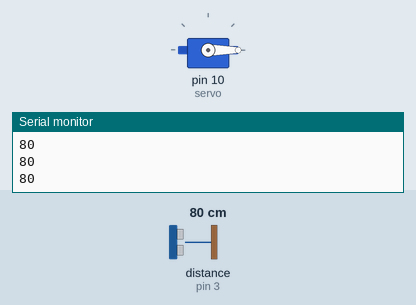
This sketch was run on a simulated Arduino Uno, built with avr-gcc and run on an emulated ATmega328P. Shown: servo, the last lines printed to the serial monitor. Wiring (inferred from the names in the program): ultrasonic range finder: trigger pin 5; echo pin 3. Inputs (shaded band) come from the test bench; at power-on: distance to the obstacle (sensor on pin 3) 80 cm. The echo pulse lasts 58.3 µs per cm.

Above: at 1.2 s.
1.3 s: distance to the obstacle (sensor on pin 3) set to 10 cm
2.8 s: distance to the obstacle (sensor on pin 3) set to 7 cm
At 4.0 s:
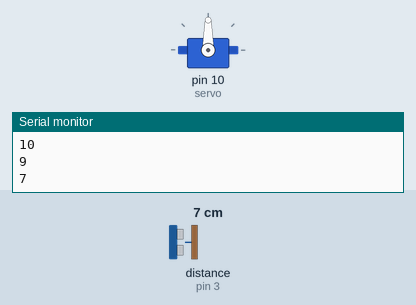
4.3 s: distance to the obstacle (sensor on pin 3) set to 18 cm
At 6.1 s:
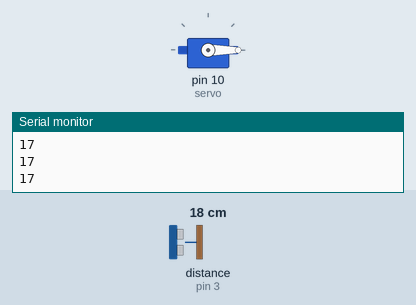
6.4 s: distance to the obstacle (sensor on pin 3) set to 2 cm
At 6.8 s:
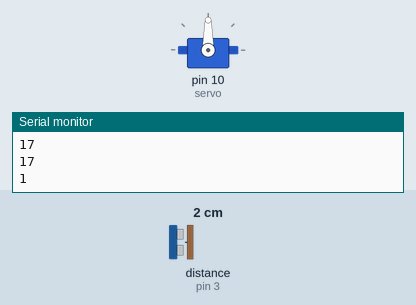
Timing chart, 0 to 8.9 s (numbered marks = the images above; inputs shaded):
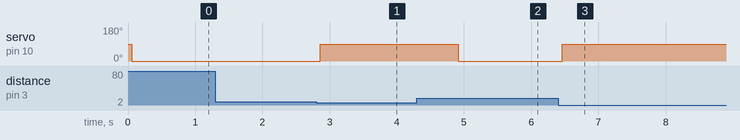

Measured:
- the behaviour switches between 9 and 8 cm on distance to the obstacle (sensor on pin 3) (found by bisection; images 0 and 1)
- after the input at 2.8 s, servo on pin 10 (servo): 0° → 90° after 0.06 s
- after the input at 4.3 s, servo on pin 10 (servo): 90° → 0° after 0.62 s
- after the input at 6.4 s, servo on pin 10 (servo): 0° → 90° after 0.07 s

The sketch:

aotomatic_bin1.ino
```cpp
#include<Servo.h>
int epin = 3;
int tpin = 5;
int traveltime;
int distance;
int servo =10;
int servopos;
Servo myservo;

void setup() {
  // put your setup code here, to run once:
pinMode(tpin,OUTPUT);
pinMode(epin,INPUT);
myservo.attach(servo);
Serial.begin(9600);
}

void loop() {
  // put your main code here, to run repeatedly:
digitalWrite(tpin,LOW);
delayMicroseconds(10);
digitalWrite(tpin,HIGH);
delayMicroseconds(10);
digitalWrite(tpin,LOW);
traveltime = pulseIn(epin,HIGH);
distance = ((traveltime/2)/29);
Serial.println(distance);
delay(50);

if (distance <= 7){
  servopos = 90;
  myservo.write(servopos);
  delay(2000);
}
if (distance >= 10){
  servopos = 0;
  myservo.write(servopos);
}
}
```
